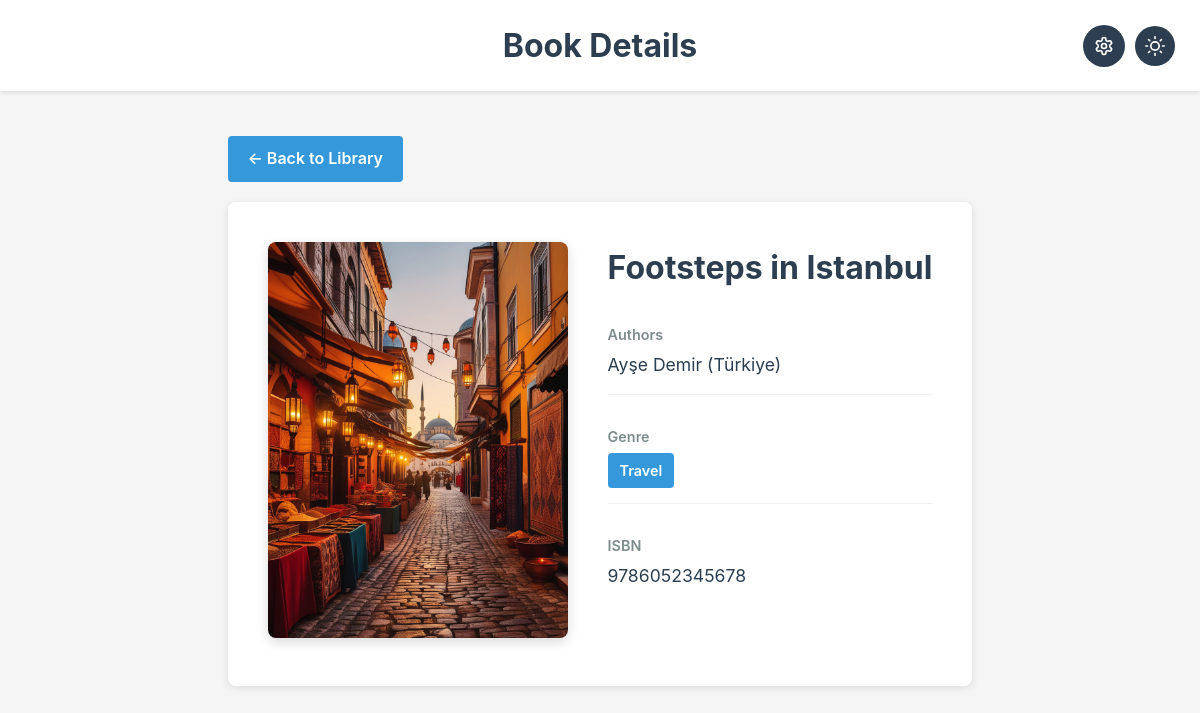
The page /books/29/ on the database its author committed.
### bookprocess/models.py (models this page shows, shortened)
class Book(models.Model):
    title = models.CharField(max_length=300) #: Title of the book.
    authors = models.ManyToManyField(Author, through='BookAuthor', related_name='books') #:  Authors related to the book. Uses :class:`BookAuthor` as a through model to preserve order.
    genre = models.ForeignKey(Genre, on_delete=models.PROTECT, default=0) #: Genre foreign key.
    cover = models.ImageField(upload_to='covers/', null=True, blank=True) #:  Optional cover image stored under ``covers/``.
    adapted = models.BooleanField(default=False) #: True if the book was adapted to film.
    film_title = models.CharField(max_length=300, null=True, blank=True) #: Title of the film adaptation when available.
    isbn = models.CharField(
        max_length=13,
        unique=True,
        editable=False,
        validators=[isbn_validator],
        help_text="ISBN-13: 13 digits, generated automatically.",
    ) #: Unique, non-editable ISBN generated for the book.
    class Meta:
        ordering = ['title'] #: Default ordering for books (by title).

class BookAuthor(models.Model):
    book = models.ForeignKey(Book, on_delete=models.CASCADE) #: ForeignKey to the related book.
    author = models.ForeignKey(Author, on_delete=models.PROTECT) #: ForeignKey to the related author.
    order = models.PositiveIntegerField(default=1) #: Position of the author in the book's author list.
    class Meta:
        ordering = ['order'] #: Ensures BookAuthor rows are ordered by the ``order`` field
        constraints = [
            models.UniqueConstraint(fields=['book', 'author'], name='unique_book_author')
        ] #: Enforces a uniqueness constraint across (book, author).

class Author(models.Model):
    first_name = models.CharField(max_length=100) #: Given name of the author.
    last_name = models.CharField(max_length=100) #: Family name of the author.
    nationality = models.ForeignKey(Nationality, on_delete=models.PROTECT, default=0) #: Foreign key to the author's nationality.
    def name(self):
        """Return the author's full name as "First Last".

        Returns
        -------
        str
            Full name composed from ``first_name`` and ``last_name``.
        """
        return f"{self.first_name} {self.last_name}"
    class Meta:
        ordering = ['last_name', 'first_name'] #: Default ordering used when querying authors in the admin.
        constraints = [
            models.UniqueConstraint(fields=['first_name', 'last_name', 'nationality'], name='unique_author')
        ] #: Constraints applicable.

class Nationality(models.Model):
    name = models.CharField(max_length=100, unique=True) #: Human-readable name of the nationality (unique).
    code = models.CharField(max_length=3, unique=True) #: ISO-like short code for the nationality (unique, max length 3).
    class Meta:
        verbose_name_plural = "Nationalities" #: admin-friendly plural name.
        ordering = ['name'] #: Default ordering used by querysets and the admin changelist

class Genre(models.Model):
    name = models.CharField(max_length=100, unique=True) #: Name of the genre (unique).
    class Meta:
        ordering = ['name'] #: Default ordering for querysets (by genre name).

### bookprocess/views.py (the view)
# urls.py: path('books/<int:book_id>/', views.book_detail_view, name='book-detail'),
def book_detail_view(request, book_id):
    book = get_object_or_404(
        Book.objects.prefetch_related('bookauthor_set__author__nationality', 'genre'),
        id=book_id
    )
    context = {
        'book': book,
    }
    return render(request, 'books/book_detail.html', context)

### bookprocess/templates/books/book_detail.html (shortened to what this page needs)
{% load static %}
<!DOCTYPE html>
<html lang="en">
<head>
</head>
<body>
    <header>
        <h1>Book Details</h1>
        <div class="header-buttons">
            <a href="{% url 'admin:index' %}" class="admin-button" title="Admin Panel">
            </a>
            <button class="dark-toggle" id="themeToggle" title="Toggle Dark Mode">
            </button>
        </div>
    </header>
    <div class="container">
        <a href="{% url 'books-list' %}" class="back-button">← Back to Library</a>
        <div class="book-detail">
            <div class="book-content">
                <div>
                    {% if book.cover %}
                    <img src="{{ book.cover.url }}" alt="{{ book.title }}" class="book-cover-large">
                    {% else %}
                    <div class="no-cover">No Cover Available</div>
                    {% endif %}
                </div>
                <div class="book-details">
                    <h2>{{ book.title }}</h2>
                    <div class="detail-row">
                        <div class="detail-label">Authors</div>
                        <div class="detail-value">
                            {% for ba in book.bookauthor_set.all %}
                                {{ ba.author.first_name }} {{ ba.author.last_name }}
                                {% if ba.author.nationality %}
                                    ({{ ba.author.nationality.name }})
                                {% endif %}
                            {% empty %}
                                Unknown
                            {% endfor %}
                        </div>
                    </div>
                    {% if book.genre %}
                    <div class="detail-row">
                        <div class="detail-label">Genre</div>
                        <div class="detail-value">
                            <span class="badge badge-genre">{{ book.genre.name }}</span>
                        </div>
                    </div>
                    {% endif %}
                    {% if book.isbn %}
                    <div class="detail-row">
                        <div class="detail-label">ISBN</div>
                        <div class="detail-value">{{ book.isbn }}</div>
                    </div>
                    {% endif %}
                </div>
            </div>
        </div>
    </div>
</body>
</html>

### bookprocess/templates/books/book_detail.html (style rules this page uses)
* { margin: 0; padding: 0; box-sizing: border-box; }
body { font-family: -apple-system, BlinkMacSystemFont, 'Segoe UI', Roboto, Oxygen, Ubuntu, Cantarell, sans-serif; background: #f5f5f5; color: #333; line-height: 1.6; display: flex; flex-direction: column; min-height: 100vh; transition: background 0.3s, color 0.3s; }
header { background: white; padding: 20px 0; box-shadow: 0 2px 4px rgba(0,0,0,0.1); margin-bottom: 25px; position: relative; transition: background 0.3s; }
h1 { text-align: center; color: #2c3e50; font-size: 2rem; position: relative; transition: color 0.3s; }
.header-buttons { position: absolute; right: 25px; top: 50%; transform: translateY(-50%); display: flex; gap: 10px; align-items: center; }
.admin-button { display: flex; align-items: center; justify-content: center; width: 42px; height: 42px; background: #2c3e50; color: white; border-radius: 50%; text-decoration: none; transition: all 0.3s; }
.admin-button svg { width: 20px; height: 20px; stroke: white; }
.dark-toggle { background: #2c3e50; color: white; border: none; border-radius: 50%; width: 40px; height: 40px; cursor: pointer; display: flex; align-items: center; justify-content: center; transition: background 0.3s, transform 0.3s; }
.theme-icon-when-light, .theme-icon-when-dark { display: none; width: 20px; height: 20px; }
body:not(.dark-mode) .theme-icon-when-light { display: block; }
.dark-toggle svg { stroke: white; }
.container { max-width: 1000px; margin: 0 auto; padding: 20px; }
.back-button { display: inline-block; margin-bottom: 20px; padding: 10px 20px; background: #3498db; color: white; text-decoration: none; border-radius: 4px; font-weight: 600; transition: background 0.3s; }
.book-detail { background: white; border-radius: 8px; padding: 40px; box-shadow: 0 2px 8px rgba(0,0,0,0.1); transition: background 0.3s, color 0.3s; }
.book-content { display: grid; grid-template-columns: 300px 1fr; gap: 40px; }
.book-cover-large { width: 100%; border-radius: 8px; box-shadow: 0 4px 12px rgba(0,0,0,0.15); }
.book-details h2 { font-size: 2rem; color: #2c3e50; margin-bottom: 15px; transition: color 0.3s; }
.detail-row { margin: 15px 0; padding: 15px 0; border-bottom: 1px solid #ecf0f1; transition: border-color 0.3s; }
.detail-row:last-child { border-bottom: none; }
.detail-label { font-weight: 600; color: #7f8c8d; margin-bottom: 5px; font-size: 0.9rem; transition: color 0.3s; }
.detail-value { font-size: 1.1rem; color: #2c3e50; transition: color 0.3s; }
.badge { display: inline-block; padding: 6px 12px; border-radius: 4px; font-size: 0.9rem; font-weight: 600; margin-right: 10px; }
.badge-genre { background: #3498db; color: white; }

### rows shown on the page
Book: cover (picture), title "Footsteps in Istanbul", genre.name "Travel", isbn "9786052345678"
BookAuthor: author.first_name "Ayşe", author.last_name "Demir", author.nationality.name "Türkiye"
